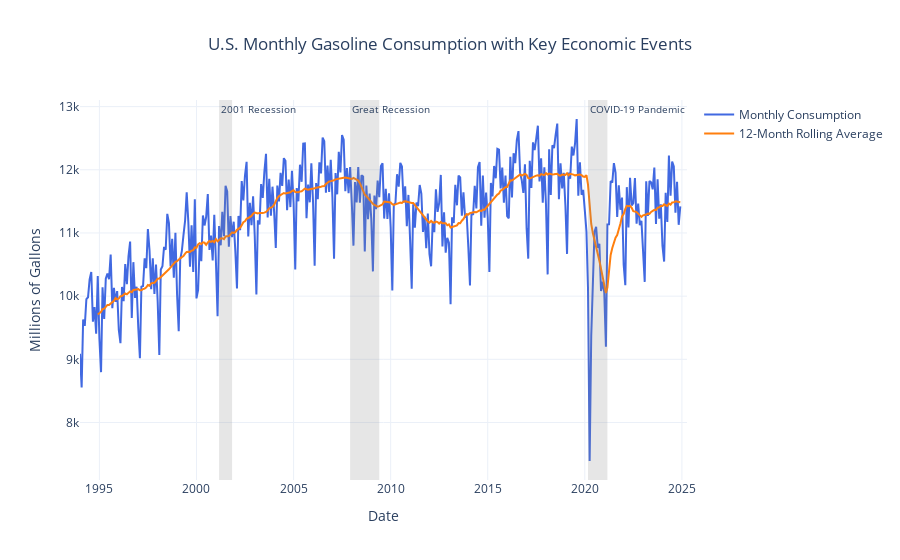

The cell this chart's notebook holds for it:
### Code cell
''' Create a line plot with highlighted recession/pandemic periods '''

# Define recession/pandemic periods
highlight_periods = [
    {"start": "2001-03-01", "end": "2001-11-01", "label": "2001 Recession"},
    {"start": "2007-12-01", "end": "2009-06-01", "label": "Great Recession"},
    {"start": "2020-03-01", "end": "2021-03-01", "label": "COVID-19 Pandemic"},
]

# Create figure
fig = go.Figure()

# Add both lines
fig.add_trace(go.Scatter(
    x=consumption["Date"],
    y=consumption["Gasoline_Consumption(Millions of Gallons)"],
    mode="lines",
    name="Monthly Consumption",
    line=dict(color=colors["consumption"], width=2)
))

# 12-month rolling average
fig.add_trace(go.Scatter(
    x=consumption["Date"],
    y=consumption["Rolling_Avg"],
    mode="lines",
    name="12-Month Rolling Average",
    line=dict(color="#FF7F0E", width=2)
))

# Add shaded rectangles for each event
for period in highlight_periods:
    fig.add_vrect(
        x0=period["start"], x1=period["end"],
        fillcolor="gray", opacity=0.2, line_width=0,
        annotation_text=period["label"],
        annotation_position="top left",
        annotation_font_size=10
    )

# Layout styling
fig.update_layout(
    title="U.S. Monthly Gasoline Consumption with Key Economic Events",
    xaxis_title="Date",
    yaxis_title="Millions of Gallons",
    template="plotly_white",
    hovermode="x unified",
    title_x=0.5,
    legend_title_text=""
)

fig.show()

### Figure 1 — Plotly figure (JSON) as saved in the notebook; plotly's stock layout.template omitted (floating-point values rounded to 4 significant figures; data arrays with more than 128 entries replaced by an {"elided": "..."} marker saying what was removed)
{"data": [{"line": {"color": "royalblue", "width": 2}, "mode": "lines", "name": "Monthly Consumption", "type": "scatter", "x": {"elided": "372 str values"}, "y": {"elided": "372 float values"}}, {"line": {"color": "#FF7F0E", "width": 2}, "mode": "lines", "name": "12-Month Rolling Average", "type": "scatter", "x": {"elided": "372 str values"}, "y": {"elided": "372 float values"}}], "layout": {"annotations": [{"font": {"size": 10}, "showarrow": false, "text": "2001 Recession", "x": "2001-03-01", "xanchor": "left", "xref": "x", "y": 1, "yanchor": "top", "yref": "y domain"}, {"font": {"size": 10}, "showarrow": false, "text": "Great Recession", "x": "2007-12-01", "xanchor": "left", "xref": "x", "y": 1, "yanchor": "top", "yref": "y domain"}, {"font": {"size": 10}, "showarrow": false, "text": "COVID-19 Pandemic", "x": "2020-03-01", "xanchor": "left", "xref": "x", "y": 1, "yanchor": "top", "yref": "y domain"}], "hovermode": "x unified", "legend": {"title": {"text": ""}}, "shapes": [{"fillcolor": "gray", "line": {"width": 0}, "opacity": 0.2, "type": "rect", "x0": "2001-03-01", "x1": "2001-11-01", "xref": "x", "y0": 0, "y1": 1, "yref": "y domain"}, {"fillcolor": "gray", "line": {"width": 0}, "opacity": 0.2, "type": "rect", "x0": "2007-12-01", "x1": "2009-06-01", "xref": "x", "y0": 0, "y1": 1, "yref": "y domain"}, {"fillcolor": "gray", "line": {"width": 0}, "opacity": 0.2, "type": "rect", "x0": "2020-03-01", "x1": "2021-03-01", "xref": "x", "y0": 0, "y1": 1, "yref": "y domain"}], "title": {"text": "U.S. Monthly Gasoline Consumption with Key Economic Events", "x": 0.5}, "xaxis": {"title": {"text": "Date"}}, "yaxis": {"title": {"text": "Millions of Gallons"}}}}
